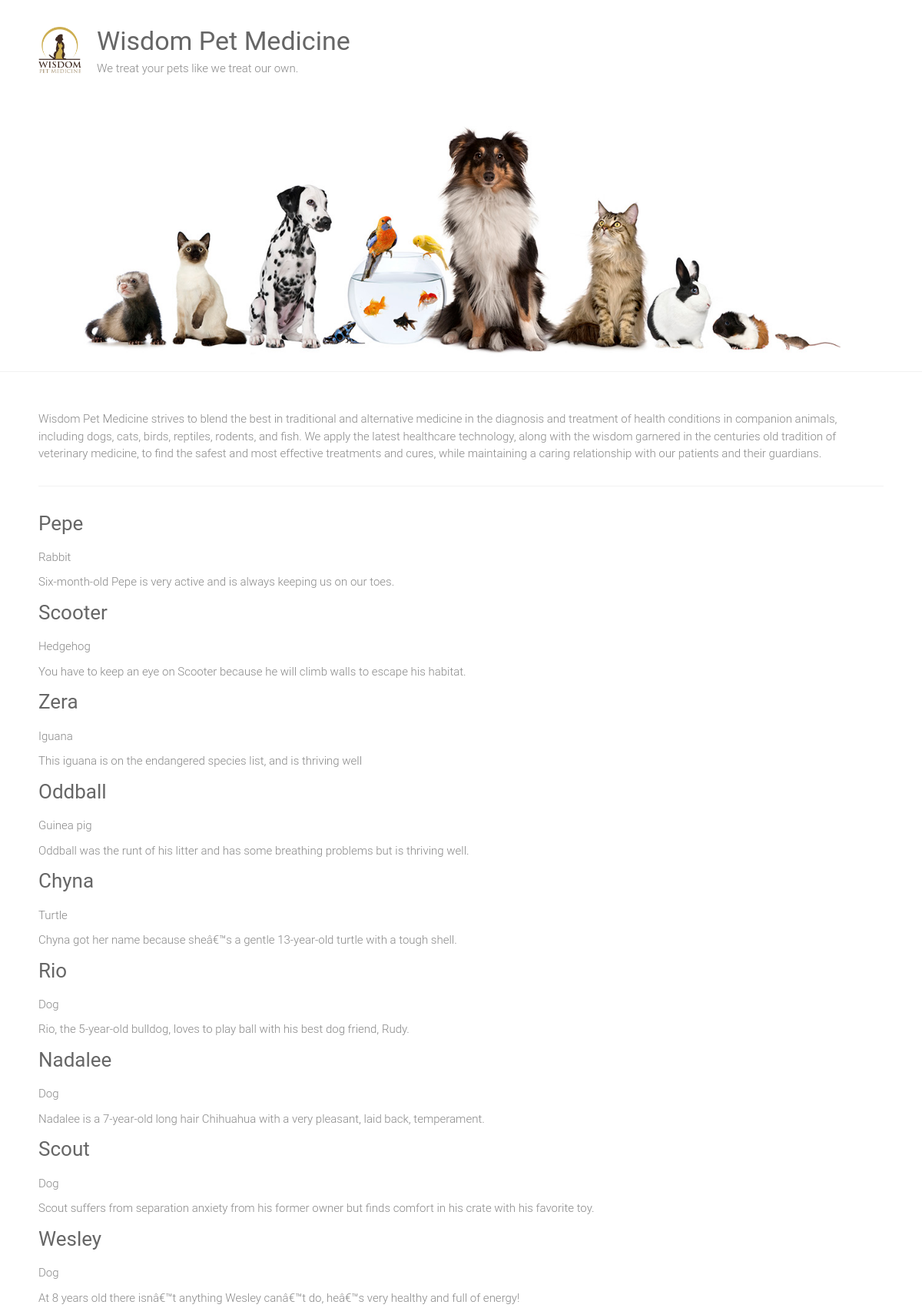
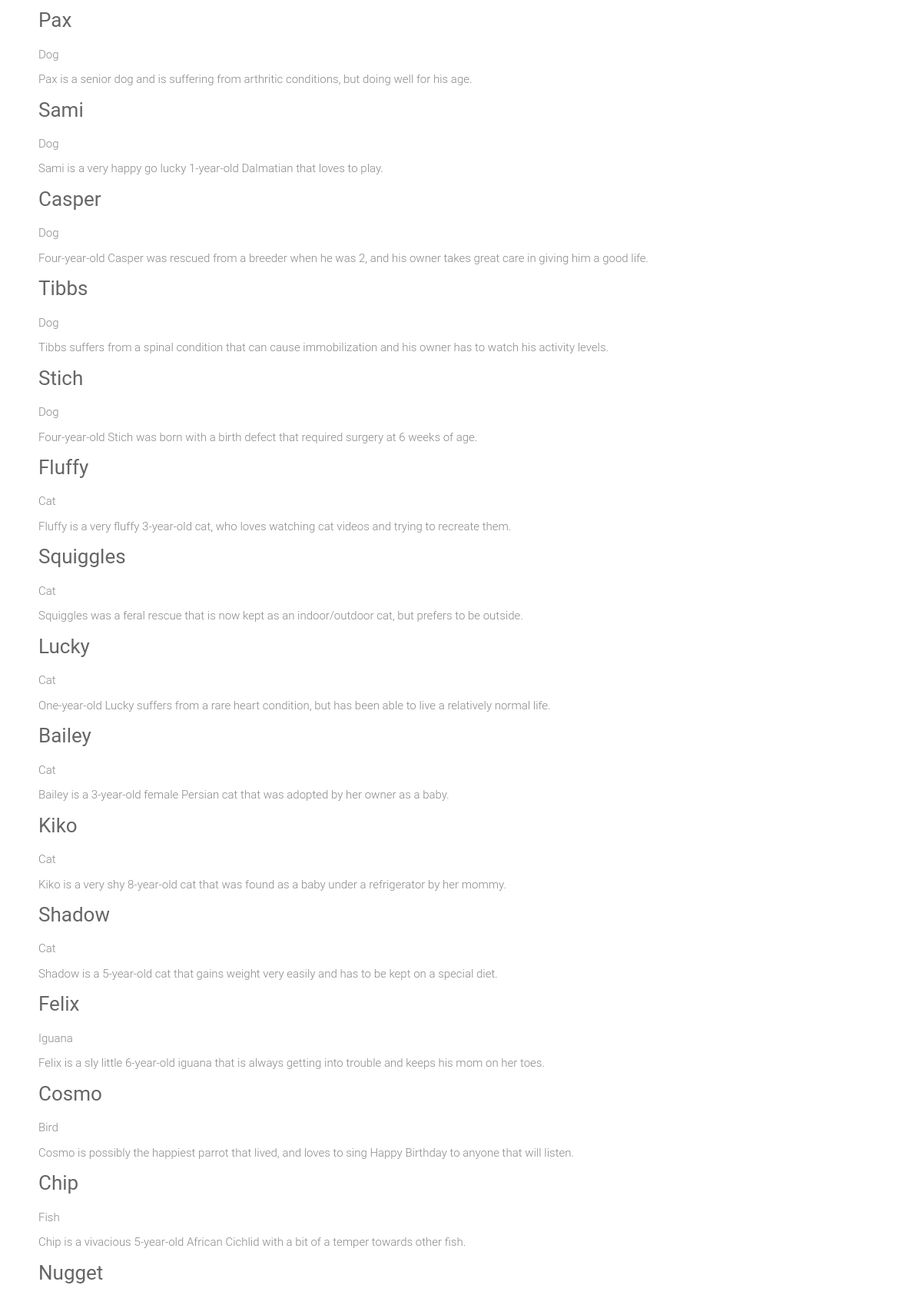
The page / (upper part) on the database its author committed (2 pictures, top to bottom).
### adoptions/models.py (models this page shows)
class Pet(models.Model):
    SEX_CHOICES = [('M', 'Male'), ('F', 'Female')]
    name = models.CharField(max_length = 100)
    submitter = models.CharField(max_length = 100)
    species = models.CharField(max_length = 30)
    breed = models.CharField(max_length = 30, blank = True)
    description = models.TextField()
    sex = models.CharField(max_length = 1, choices = SEX_CHOICES, blank =True)
    submission_date = models.DateTimeField()
    age = models.IntegerField(null = True)
    vaccinations = models.ManyToManyField('Vaccine', blank = True)

### adoptions/views.py (the view)
# urls.py: path('', views.home, name='home'),
def home(request):
    pets = Pet.objects.all()
    return render(request, 'home.html', {'pets': pets})

### adoptions/templates/home.html
{% extends "base.html" %}
{% block content %}
<div>
    {% for pet in pets %}
        <div class = "petname">
            <a href="{% url 'pet_detail' pet.id %}">
                <h3>{{ pet.name|capfirst }}</h3>
            </a>
            <p>{{ pet.species}}</p>
            {% if pet.breed %}
                <p class="'hidden"> {{ pet.description }}</p>
            {% endif %}
        </div>
    {% endfor %}
</div>
{% endblock %}

### adoptions/templates/base.html (shortened to what this page needs)
{% load static %}
<html lang="en-US">
    <head>
        <link rel="stylesheet" id="ample-style-css" href="{% static 'style.css' %}" type="text/css" media="all">
    </head>
    <body class="wide">
        <div id="page" class="hfeed site">
            <header>
                <div class="header">
                    <div class="main-head-wrap inner-wrap clearfix">
                        <div id="header-logo-image">
                            <a href="/">
                                <img src="{% static 'images/logo.png' %}" alt="Wisdom Pet Medicine">
                            </a>
                        </div>
                        <div id="header-text" class="">
                            <h1 id="site-title">
                                <a href="/" title="Wisdom Pet Medicine" rel="home">Wisdom Pet Medicine</a>
                            </h1>
                            <p>We treat your pets like we treat our own.</p>
                        </div>
                    </div>
                    <img src="{% static 'images/header.jpg' %}" alt="Wisdom Pet Medicine">
                </div>
            </header>
            <div class="main-wrapper">
                <div class="single-page clearfix">
                    <div class="inner-wrap">
                        <p>Wisdom Pet Medicine strives to blend the best in traditional and alternative medicine in the diagnosis and treatment of health conditions in companion animals, including dogs, cats, birds, reptiles, rodents, and fish. We apply the latest healthcare technology, along with the wisdom garnered in the centuries old tradition of veterinary medicine, to find the safest and most effective treatments and cures, while maintaining a caring relationship with our patients and their guardians.</p>
                        <hr>
                        <div>
                        {% block content %}
                        {% endblock %}
                        </div>
                    </div>
                </div>
            </div>
        </div>
    </body>
</html>

### static/style.css (style rules this page uses)
html, body, div, span, applet, object, iframe, h1, h2, h3, h4, h5, h6, p, blockquote, pre, a, abbr, acronym, address, big, cite, code, del, dfn, em, font, ins, kbd, q, s, samp, small, strike, strong, sub, sup, tt, var, dl, dt, dd, ol, ul, li, fieldset, form, label, legend, table, caption, tbody, tfoot, thead, tr, th, td { border: 0; font: inherit; font-size: 100%; font-style: inherit; font-weight: inherit; margin: 0; outline: 0; padding: 0; vertical-align: baseline; }
html { overflow-y: scroll; -webkit-text-size-adjust: 100%; -ms-text-size-adjust: 100%; }
article, aside, details, figcaption, figure, footer, header, main, nav, section { display: block; }
h1, h2, h3, h4, h5, h6 { color: #666666; line-height: 1.4; padding-bottom: 15px; font-weight: normal; }
h1 { font-size: 30px; }
h3 { font-size: 26px; }
body, button, input, select, textarea { color: #888888; font-size: 15px; line-height: 1.5; font-family: 'Roboto', sans-serif; font-weight: 300; }
p { color: #888888; font-size: 15px; line-height: 1.5; margin-bottom: 15px; font-weight: 300; }
body { background: #f2f2f2; }
hr { border-color: #f2f2f2; border-style: solid none none; border-width: 1px 0 0; height: 0; margin: 30px 0; }
a { color: #80abc8; text-decoration: none; -webkit-transition: 0.25s ease-in-out; -moz-transition: 0.25s ease-in-out; transition: 0.25s ease-in-out; -ms-transition: 0.25s ease-in-out; -o-transition: 0.25s ease-in-out; }
img { max-width: 100%; height: auto; vertical-align: top; margin-bottom: 18px; }
a img { border: 0; }
.clearfix:after { visibility: hidden; display: block; font-size: 0; content: " "; clear: both; height: 0; }
.clearfix { display: inline-block; }
.clearfix { display: block; }
body { padding-top: 30px; padding-bottom: 30px; }
body.wide { padding-top: 0; padding-bottom: 0; }
#page { background-color: #ffffff; margin: 0 auto; max-width: 1180px; box-shadow: 0 1px 2px 0 rgba(0, 0, 0, 0.1); }
.wide #page { max-width: 100%; }
.inner-wrap { max-width: 1100px; margin: 0 auto; }
.main-head-wrap { padding: 30px 0; }
.header { border-bottom: 1px solid #f2f2f2; }
#header-logo-image { float: left; padding: 5px 20px 5px 0; max-width: 100%; }
#header-logo-image img { margin-bottom: 0px; max-height: 60px; height: auto; width: auto; }
#header-text { float: left; padding-right: 20px; }
#site-title { padding-bottom: 0; }
#site-title a { color: #666666; font-size: 34px; }
.single-page { margin-top: 50px; }
.single-page p { margin-bottom: 10px; }

### rows shown on the page
Pet: name "Pepe", species "Rabbit", description "Six-month-old Pepe is very active and is always keeping us on our toes."
Pet: name "Scooter", species "Hedgehog", description "You have to keep an eye on Scooter because he will climb walls to escape his habitat."
Pet: name "Zera", species "Iguana", description "This iguana is on the endangered species list, and is thriving well"
Pet: name "Oddball", species "Guinea pig", description "Oddball was the runt of his litter and has some breathing problems but is thriving well."
Pet: name "Chyna", species "Turtle", description "Chyna got her name because sheâ€™s a gentle 13-year-old turtle with a tough shell."
Pet: name "Rio", species "Dog", description "Rio, the 5-year-old bulldog, loves to play ball with his best dog friend, Rudy."
Pet: name "Nadalee", species "Dog", description "Nadalee is a 7-year-old long hair Chihuahua with a very pleasant, laid back, temperament."
Pet: name "Scout", species "Dog", description "Scout suffers from separation anxiety from his former owner but finds comfort in his crate with his favorite toy."
Pet: name "Wesley", species "Dog", description "At 8 years old there isnâ€™t anything Wesley canâ€™t do, heâ€™s very healthy and full of energy!"
Pet: name "Pax", species "Dog", description "Pax is a senior dog and is suffering from arthritic conditions, but doing well for his age."
Pet: name "Sami", species "Dog", description "Sami is a very happy go lucky 1-year-old Dalmatian that loves to play."
Pet: name "Casper", species "Dog", description "Four-year-old Casper was rescued from a breeder when he was 2, and his owner takes great care in giving him a good life."
Pet: name "Tibbs", species "Dog", description "Tibbs suffers from a spinal condition that can cause immobilization and his owner has to watch his activity levels."
Pet: name "Stich", species "Dog", description "Four-year-old Stich was born with a birth defect that required surgery at 6 weeks of age."
Pet: name "Fluffy", species "Cat", description "Fluffy is a very fluffy 3-year-old cat, who loves watching cat videos and trying to recreate them."
Pet: name "Squiggles", species "Cat", description "Squiggles was a feral rescue that is now kept as an indoor/outdoor cat, but prefers to be outside."
Pet: name "Lucky", species "Cat", description "One-year-old Lucky suffers from a rare heart condition, but has been able to live a relatively normal life."
Pet: name "Bailey", species "Cat", description "Bailey is a 3-year-old female Persian cat that was adopted by her owner as a baby."
Pet: name "Kiko", species "Cat", description "Kiko is a very shy 8-year-old cat that was found as a baby under a refrigerator by her mommy."
Pet: name "Shadow", species "Cat", description "Shadow is a 5-year-old cat that gains weight very easily and has to be kept on a special diet."
Pet: name "Felix", species "Iguana", description "Felix is a sly little 6-year-old iguana that is always getting into trouble and keeps his mom on her toes."
Pet: name "Cosmo", species "Bird", description "Cosmo is possibly the happiest parrot that lived, and loves to sing Happy Birthday to anyone that will listen."
Pet: name "Chip", species "Fish", description "Chip is a vivacious 5-year-old African Cichlid with a bit of a temper towards other fish."
Pet: name "Nugget"
